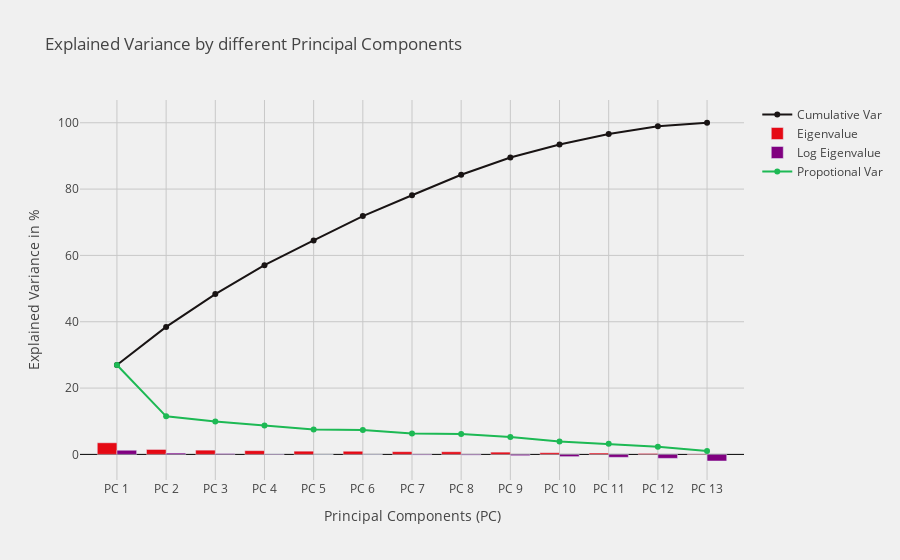

Notebook code for this chart:
### Markdown cell above
After sorting the eigenpairs, the next question is *how many principal components are we going to choose for our new feature subspace?*

#### Explained Variance

As mentioned earlier, we will be using the Eigenvalues to maximize the Variance in PCA on $k$-dimensional subspace while minimazing the Variance of the last $n-k$ Eigenvalues compared to all other orthogonal Eigenvectors.

In other words we will be analysing the Eigenvalues in different ways. As I have used before throughout this project, the Python package called [Plotly](https://plotly.com/) a graphic #D visalization software adapted for Python will be very uselful to understand better the Eigenvalues from a visualization perspective.

In order to visualize the Eigenvalues or Variance, let's use the [Explained Variance](https://en.wikipedia.org/wiki/Explained_variation) as follows:

- **Total Variance**: sum of all individual Principal Components or in this case the sum of all Eigenvalues.
- **Proportional Variance Explained**: ratio between each Eigenvalue and the Total Variance.
- **Cummulative Variance Explained**: parameter to see how the Variances add up as the Principal Components add up.

### Code cell
# tot: Total Variance
# prop_var_expl: Propotional Variance Explained
# cum_var_exp: Cummulative Variance

tot = sum(eig_vals)
prop_var_exp = [(i / tot)*100 for i in sorted(eig_vals, reverse=True)]
cum_var_exp = np.cumsum(prop_var_exp)
eig_vals_sorted = [i for i in sorted(eig_vals, reverse=True)]

pcs_displayed = 99 # a big number so all PCs are diplayed 

fig = go.Figure()

# Cum Var
fig.add_trace(
    go.Scatter(
        x=['PC %s' %i for i in range(1,pcs_displayed)], 
        y=cum_var_exp,
        name='Cumulative Var',
        mode='lines+markers',
        marker=dict( color = '#191414')
    )
)

# Indiv Var
fig.add_trace(
    go.Bar(
        x=['PC %s' %i for i in range(1,pcs_displayed)],
        y=eig_vals_sorted,
        name='Eigenvalue',
        marker=dict( color = '#E50914' )
    )
)

# Log Indiv Var
fig.add_trace(
    go.Bar(
        x=['PC %s' %i for i in range(1,pcs_displayed)],
        y=np.log(eig_vals_sorted),
        name='Log Eigenvalue',
        marker=dict( color = 'purple' )
    )
)

# Prop Var
fig.add_trace(
    go.Scatter(
        x=['PC %s' %i for i in range(1,pcs_displayed)],
        y=prop_var_exp,
        name='Propotional Var',
        mode='lines+markers',
        marker=dict(color = '#1DB954' )
    )
)


fig.update_layout(
    title='Explained Variance by different Principal Components',
    xaxis_title="Principal Components (PC)",
    yaxis_title="Explained Variance in %",
    plot_bgcolor = "rgb(240, 240, 240)", 
    paper_bgcolor = "rgb(240, 240, 240)",
    hovermode='x unified',
    font=dict(
        size=12,
        color='#444'
    )
)

# Y Axis
fig.update_yaxes(
    showline=False,
    linewidth=0.5,
    linecolor='black',
    mirror=False,
    showgrid=True,
    gridwidth=1,
    gridcolor='rgb(200, 200, 200)',
    zerolinecolor='black',
    zerolinewidth=1, 
    spikesnap = 'hovered data',
    showspikes = False
)

# X Axis
fig.update_xaxes(
    showline=False,
    linewidth=0.5,
    linecolor='black',
    mirror=False,
    showgrid=True,
    gridwidth=1,
    gridcolor='rgb(200, 200, 200)',
    zerolinecolor='#246EB9',
    zerolinewidth=1, 
    spikesnap = 'hovered data',
    spikecolor = '#246EB9',
    spikedash = 'dot', 
    spikethickness = 3
)
fig.show()

### Figure 1 — Plotly figure (JSON) as saved in the notebook; plotly's stock layout.template omitted (floating-point values rounded to 4 significant figures)
{"data": [{"marker": {"color": "#191414"}, "mode": "lines+markers", "name": "Cumulative Var", "type": "scatter", "x": ["PC 1", "PC 2", "PC 3", "PC 4", "PC 5", "PC 6", "PC 7", "PC 8", "PC 9", "PC 10", "PC 11", "PC 12", "PC 13", "PC 14", "PC 15", "PC 16", "PC 17", "PC 18", "PC 19", "PC 20", "PC 21", "PC 22", "PC 23", "PC 24", "PC 25", "PC 26", "PC 27", "PC 28", "PC 29", "PC 30", "PC 31", "PC 32", "PC 33", "PC 34", "PC 35", "PC 36", "PC 37", "PC 38", "PC 39", "PC 40", "PC 41", "PC 42", "PC 43", "PC 44", "PC 45", "PC 46", "PC 47", "PC 48", "PC 49", "PC 50", "PC 51", "PC 52", "PC 53", "PC 54", "PC 55", "PC 56", "PC 57", "PC 58", "PC 59", "PC 60", "PC 61", "PC 62", "PC 63", "PC 64", "PC 65", "PC 66", "PC 67", "PC 68", "PC 69", "PC 70", "PC 71", "PC 72", "PC 73", "PC 74", "PC 75", "PC 76", "PC 77", "PC 78", "PC 79", "PC 80", "PC 81", "PC 82", "PC 83", "PC 84", "PC 85", "PC 86", "PC 87", "PC 88", "PC 89", "PC 90", "PC 91", "PC 92", "PC 93", "PC 94", "PC 95", "PC 96", "PC 97", "PC 98"], "y": [26.97, 38.45, 48.35, 57.05, 64.53, 71.85, 78.15, 84.31, 89.54, 93.45, 96.63, 98.95, 100.0]}, {"marker": {"color": "#E50914"}, "name": "Eigenvalue", "type": "bar", "x": ["PC 1", "PC 2", "PC 3", "PC 4", "PC 5", "PC 6", "PC 7", "PC 8", "PC 9", "PC 10", "PC 11", "PC 12", "PC 13", "PC 14", "PC 15", "PC 16", "PC 17", "PC 18", "PC 19", "PC 20", "PC 21", "PC 22", "PC 23", "PC 24", "PC 25", "PC 26", "PC 27", "PC 28", "PC 29", "PC 30", "PC 31", "PC 32", "PC 33", "PC 34", "PC 35", "PC 36", "PC 37", "PC 38", "PC 39", "PC 40", "PC 41", "PC 42", "PC 43", "PC 44", "PC 45", "PC 46", "PC 47", "PC 48", "PC 49", "PC 50", "PC 51", "PC 52", "PC 53", "PC 54", "PC 55", "PC 56", "PC 57", "PC 58", "PC 59", "PC 60", "PC 61", "PC 62", "PC 63", "PC 64", "PC 65", "PC 66", "PC 67", "PC 68", "PC 69", "PC 70", "PC 71", "PC 72", "PC 73", "PC 74", "PC 75", "PC 76", "PC 77", "PC 78", "PC 79", "PC 80", "PC 81", "PC 82", "PC 83", "PC 84", "PC 85", "PC 86", "PC 87", "PC 88", "PC 89", "PC 90", "PC 91", "PC 92", "PC 93", "PC 94", "PC 95", "PC 96", "PC 97", "PC 98"], "y": [3.506, 1.493, 1.287, 1.132, 0.9721, 0.9515, 0.8185, 0.8011, 0.6798, 0.5089, 0.4135, 0.3015, 0.1366]}, {"marker": {"color": "purple"}, "name": "Log Eigenvalue", "type": "bar", "x": ["PC 1", "PC 2", "PC 3", "PC 4", "PC 5", "PC 6", "PC 7", "PC 8", "PC 9", "PC 10", "PC 11", "PC 12", "PC 13", "PC 14", "PC 15", "PC 16", "PC 17", "PC 18", "PC 19", "PC 20", "PC 21", "PC 22", "PC 23", "PC 24", "PC 25", "PC 26", "PC 27", "PC 28", "PC 29", "PC 30", "PC 31", "PC 32", "PC 33", "PC 34", "PC 35", "PC 36", "PC 37", "PC 38", "PC 39", "PC 40", "PC 41", "PC 42", "PC 43", "PC 44", "PC 45", "PC 46", "PC 47", "PC 48", "PC 49", "PC 50", "PC 51", "PC 52", "PC 53", "PC 54", "PC 55", "PC 56", "PC 57", "PC 58", "PC 59", "PC 60", "PC 61", "PC 62", "PC 63", "PC 64", "PC 65", "PC 66", "PC 67", "PC 68", "PC 69", "PC 70", "PC 71", "PC 72", "PC 73", "PC 74", "PC 75", "PC 76", "PC 77", "PC 78", "PC 79", "PC 80", "PC 81", "PC 82", "PC 83", "PC 84", "PC 85", "PC 86", "PC 87", "PC 88", "PC 89", "PC 90", "PC 91", "PC 92", "PC 93", "PC 94", "PC 95", "PC 96", "PC 97", "PC 98"], "y": [1.254, 0.4005, 0.2526, 0.1236, -0.02831, -0.04967, -0.2003, -0.2218, -0.386, -0.6755, -0.8832, -1.199, -1.991]}, {"marker": {"color": "#1DB954"}, "mode": "lines+markers", "name": "Propotional Var", "type": "scatter", "x": ["PC 1", "PC 2", "PC 3", "PC 4", "PC 5", "PC 6", "PC 7", "PC 8", "PC 9", "PC 10", "PC 11", "PC 12", "PC 13", "PC 14", "PC 15", "PC 16", "PC 17", "PC 18", "PC 19", "PC 20", "PC 21", "PC 22", "PC 23", "PC 24", "PC 25", "PC 26", "PC 27", "PC 28", "PC 29", "PC 30", "PC 31", "PC 32", "PC 33", "PC 34", "PC 35", "PC 36", "PC 37", "PC 38", "PC 39", "PC 40", "PC 41", "PC 42", "PC 43", "PC 44", "PC 45", "PC 46", "PC 47", "PC 48", "PC 49", "PC 50", "PC 51", "PC 52", "PC 53", "PC 54", "PC 55", "PC 56", "PC 57", "PC 58", "PC 59", "PC 60", "PC 61", "PC 62", "PC 63", "PC 64", "PC 65", "PC 66", "PC 67", "PC 68", "PC 69", "PC 70", "PC 71", "PC 72", "PC 73", "PC 74", "PC 75", "PC 76", "PC 77", "PC 78", "PC 79", "PC 80", "PC 81", "PC 82", "PC 83", "PC 84", "PC 85", "PC 86", "PC 87", "PC 88", "PC 89", "PC 90", "PC 91", "PC 92", "PC 93", "PC 94", "PC 95", "PC 96", "PC 97", "PC 98"], "y": [26.97, 11.48, 9.902, 8.704, 7.477, 7.319, 6.296, 6.162, 5.229, 3.914, 3.18, 2.319, 1.051]}], "layout": {"font": {"color": "#444", "size": 12}, "hovermode": "x unified", "paper_bgcolor": "rgb(240, 240, 240)", "plot_bgcolor": "rgb(240, 240, 240)", "title": {"text": "Explained Variance by different Principal Components"}, "xaxis": {"gridcolor": "rgb(200, 200, 200)", "gridwidth": 1, "linecolor": "black", "linewidth": 0.5, "mirror": false, "showgrid": true, "showline": false, "spikecolor": "#246EB9", "spikedash": "dot", "spikesnap": "hovered data", "spikethickness": 3, "title": {"text": "Principal Components (PC)"}, "zerolinecolor": "#246EB9", "zerolinewidth": 1}, "yaxis": {"gridcolor": "rgb(200, 200, 200)", "gridwidth": 1, "linecolor": "black", "linewidth": 0.5, "mirror": false, "showgrid": true, "showline": false, "showspikes": false, "spikesnap": "hovered data", "title": {"text": "Explained Variance in %"}, "zerolinecolor": "black", "zerolinewidth": 1}}}
